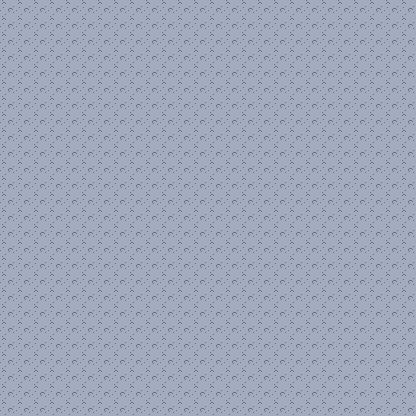

This is a level from a 2D game, rendered from its Tiled map with the project's own tilesets. A one-line summary and the complete map file follow:
An orthogonal 26x26 tile map with 16x16 px tiles, 1 tile layer (BackGround), 1 hidden layer not drawn, 2 tilesets.

<map version="1.2" tiledversion="1.3.4" orientation="orthogonal" renderorder="left-up" width="26" height="26" tilewidth="16" tileheight="16" infinite="0" nextlayerid="4" nextobjectid="9">
 <tileset firstgid="1" name="brick_wall_16_16" tilewidth="16" tileheight="16" tilecount="2" columns="2">
  <image source="../images/tiles/walls_16_16.png" width="32" height="16" />
 </tileset>
 <tileset firstgid="3" name="bg" tilewidth="16" tileheight="16" tilecount="1" columns="1">
  <image source="../images/tiles/bg.png" width="16" height="16" />
 </tileset>
 <layer id="1" name="BlocksLayer" width="26" height="26" visible="0">
  <data encoding="csv">
0,0,0,0,0,0,0,0,0,0,0,0,0,0,0,0,0,0,0,0,0,0,0,0,0,0,
0,0,0,0,0,0,0,0,0,0,0,0,0,0,0,0,0,0,0,0,0,0,0,0,0,0,
0,0,1,1,0,0,1,1,0,0,1,1,0,0,1,1,0,0,1,1,0,0,1,1,0,0,
0,0,1,1,0,0,1,1,0,0,1,1,0,0,1,1,0,0,1,1,0,0,1,1,0,0,
0,0,1,1,0,0,1,1,0,0,1,1,0,0,1,1,0,0,1,1,0,0,1,1,0,0,
0,0,1,1,0,0,1,1,0,0,1,1,2,2,1,1,0,0,1,1,0,0,1,1,0,0,
0,0,1,1,0,0,1,1,0,0,1,1,2,2,1,1,0,0,1,1,0,0,1,1,0,0,
0,0,1,1,0,0,1,1,0,0,1,1,0,0,1,1,0,0,1,1,0,0,1,1,0,0,
0,0,1,1,0,0,1,1,0,0,0,0,0,0,0,0,0,0,1,1,0,0,1,1,0,0,
0,0,1,1,0,0,1,1,0,0,0,0,0,0,0,0,0,0,1,1,0,0,1,1,0,0,
0,0,0,0,0,0,0,0,0,0,1,1,0,0,1,1,0,0,0,0,0,0,0,0,0,0,
0,0,0,0,0,0,0,0,0,0,1,1,0,0,1,1,0,0,0,0,0,0,0,0,0,0,
0,0,0,0,1,1,1,1,0,0,0,0,0,0,0,0,0,0,1,1,1,1,0,0,0,0,
2,2,0,0,1,1,1,1,0,0,0,0,0,0,0,0,0,0,1,1,1,1,0,0,2,2,
0,0,0,0,0,0,0,0,0,0,1,1,0,0,1,1,0,0,0,0,0,0,0,0,0,0,
0,0,0,0,0,0,0,0,0,0,1,1,1,1,1,1,0,0,0,0,0,0,0,0,0,0,
0,0,1,1,0,0,1,1,0,0,1,1,1,1,1,1,0,0,1,1,0,0,1,1,0,0,
0,0,1,1,0,0,1,1,0,0,1,1,1,1,1,1,0,0,1,1,0,0,1,1,0,0,
0,0,1,1,0,0,1,1,0,0,1,1,0,0,1,1,0,0,1,1,0,0,1,1,0,0,
0,0,1,1,0,0,1,1,0,0,1,1,0,0,1,1,0,0,1,1,0,0,1,1,0,0,
0,0,1,1,0,0,1,1,0,0,1,1,0,0,1,1,0,0,1,1,0,0,1,1,0,0,
0,0,1,1,0,0,1,1,0,0,0,0,0,0,0,0,0,0,1,1,0,0,1,1,0,0,
0,0,1,1,0,0,1,1,0,0,0,0,0,0,0,0,0,0,1,1,0,0,1,1,0,0,
0,0,1,1,0,0,1,1,0,0,0,1,1,1,1,0,0,0,1,1,0,0,1,1,0,0,
0,0,0,0,0,0,0,0,0,0,0,1,0,0,1,0,0,0,0,0,0,0,0,0,0,0,
0,0,0,0,0,0,0,0,0,0,0,1,0,0,1,0,0,0,0,0,0,0,0,0,0,0
</data>
 </layer>
 <layer id="2" name="BackGround" width="26" height="26">
  <data encoding="csv">
3,3,3,3,3,3,3,3,3,3,3,3,3,3,3,3,3,3,3,3,3,3,3,3,3,3,
3,3,3,3,3,3,3,3,3,3,3,3,3,3,3,3,3,3,3,3,3,3,3,3,3,3,
3,3,3,3,3,3,3,3,3,3,3,3,3,3,3,3,3,3,3,3,3,3,3,3,3,3,
3,3,3,3,3,3,3,3,3,3,3,3,3,3,3,3,3,3,3,3,3,3,3,3,3,3,
3,3,3,3,3,3,3,3,3,3,3,3,3,3,3,3,3,3,3,3,3,3,3,3,3,3,
3,3,3,3,3,3,3,3,3,3,3,3,3,3,3,3,3,3,3,3,3,3,3,3,3,3,
3,3,3,3,3,3,3,3,3,3,3,3,3,3,3,3,3,3,3,3,3,3,3,3,3,3,
3,3,3,3,3,3,3,3,3,3,3,3,3,3,3,3,3,3,3,3,3,3,3,3,3,3,
3,3,3,3,3,3,3,3,3,3,3,3,3,3,3,3,3,3,3,3,3,3,3,3,3,3,
3,3,3,3,3,3,3,3,3,3,3,3,3,3,3,3,3,3,3,3,3,3,3,3,3,3,
3,3,3,3,3,3,3,3,3,3,3,3,3,3,3,3,3,3,3,3,3,3,3,3,3,3,
3,3,3,3,3,3,3,3,3,3,3,3,3,3,3,3,3,3,3,3,3,3,3,3,3,3,
3,3,3,3,3,3,3,3,3,3,3,3,3,3,3,3,3,3,3,3,3,3,3,3,3,3,
3,3,3,3,3,3,3,3,3,3,3,3,3,3,3,3,3,3,3,3,3,3,3,3,3,3,
3,3,3,3,3,3,3,3,3,3,3,3,3,3,3,3,3,3,3,3,3,3,3,3,3,3,
3,3,3,3,3,3,3,3,3,3,3,3,3,3,3,3,3,3,3,3,3,3,3,3,3,3,
3,3,3,3,3,3,3,3,3,3,3,3,3,3,3,3,3,3,3,3,3,3,3,3,3,3,
3,3,3,3,3,3,3,3,3,3,3,3,3,3,3,3,3,3,3,3,3,3,3,3,3,3,
3,3,3,3,3,3,3,3,3,3,3,3,3,3,3,3,3,3,3,3,3,3,3,3,3,3,
3,3,3,3,3,3,3,3,3,3,3,3,3,3,3,3,3,3,3,3,3,3,3,3,3,3,
3,3,3,3,3,3,3,3,3,3,3,3,3,3,3,3,3,3,3,3,3,3,3,3,3,3,
3,3,3,3,3,3,3,3,3,3,3,3,3,3,3,3,3,3,3,3,3,3,3,3,3,3,
3,3,3,3,3,3,3,3,3,3,3,3,3,3,3,3,3,3,3,3,3,3,3,3,3,3,
3,3,3,3,3,3,3,3,3,3,3,3,3,3,3,3,3,3,3,3,3,3,3,3,3,3,
3,3,3,3,3,3,3,3,3,3,3,3,3,3,3,3,3,3,3,3,3,3,3,3,3,3,
3,3,3,3,3,3,3,3,3,3,3,3,3,3,3,3,3,3,3,3,3,3,3,3,3,3
</data>
 </layer>
</map>
